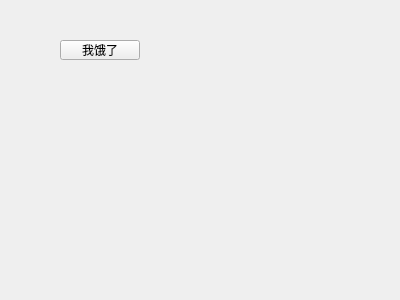
<?xml version="1.0" encoding="UTF-8"?>
<ui version="4.0">
 <class>Widget</class>
 <widget class="QWidget" name="Widget">
  <property name="geometry">
   <rect>
    <x>0</x>
    <y>0</y>
    <width>400</width>
    <height>300</height>
   </rect>
  </property>
  <property name="windowTitle">
   <string>Widget</string>
  </property>
  <widget class="QPushButton" name="hungrybutton">
   <property name="geometry">
    <rect>
     <x>60</x>
     <y>40</y>
     <width>80</width>
     <height>20</height>
    </rect>
   </property>
   <property name="text">
    <string>我饿了</string>
   </property>
  </widget>
 </widget>
 <layoutdefault spacing="6" margin="11"/>
 <resources/>
 <connections/>
</ui>
